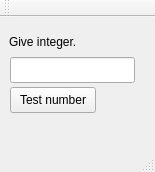
<?xml version="1.0" encoding="UTF-8"?>
<ui version="4.0">
 <class>MainWindow</class>
 <widget class="QMainWindow" name="MainWindow">
  <property name="geometry">
   <rect>
    <x>0</x>
    <y>0</y>
    <width>155</width>
    <height>172</height>
   </rect>
  </property>
  <property name="windowTitle">
   <string>MainWindow</string>
  </property>
  <widget class="QWidget" name="centralwidget">
   <widget class="QPushButton" name="pushButton">
    <property name="geometry">
     <rect>
      <x>10</x>
      <y>70</y>
      <width>86</width>
      <height>26</height>
     </rect>
    </property>
    <property name="text">
     <string>Test number</string>
    </property>
   </widget>
   <widget class="QLabel" name="label">
    <property name="geometry">
     <rect>
      <x>9</x>
      <y>9</y>
      <width>81</width>
      <height>31</height>
     </rect>
    </property>
    <property name="text">
     <string>Give integer.</string>
    </property>
   </widget>
   <widget class="QLineEdit" name="lineEdit">
    <property name="geometry">
     <rect>
      <x>10</x>
      <y>40</y>
      <width>125</width>
      <height>26</height>
     </rect>
    </property>
   </widget>
  </widget>
  <widget class="QMenuBar" name="menubar">
   <property name="geometry">
    <rect>
     <x>0</x>
     <y>0</y>
     <width>155</width>
     <height>23</height>
    </rect>
   </property>
  </widget>
  <widget class="QStatusBar" name="statusbar"/>
  <widget class="QToolBar" name="toolBar">
   <property name="windowTitle">
    <string>toolBar</string>
   </property>
   <attribute name="toolBarArea">
    <enum>TopToolBarArea</enum>
   </attribute>
   <attribute name="toolBarBreak">
    <bool>false</bool>
   </attribute>
  </widget>
 </widget>
 <resources/>
 <connections/>
</ui>
